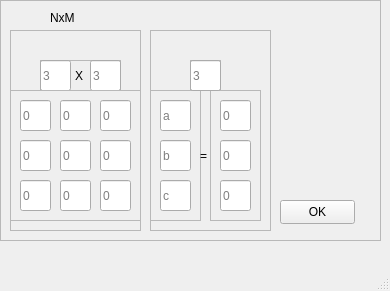
<?xml version="1.0" encoding="UTF-8"?>
<ui version="4.0">
 <class>MainWindow</class>
 <widget class="QMainWindow" name="MainWindow">
  <property name="geometry">
   <rect>
    <x>0</x>
    <y>0</y>
    <width>390</width>
    <height>291</height>
   </rect>
  </property>
  <property name="windowTitle">
   <string>MainWindow</string>
  </property>
  <widget class="QWidget" name="centralwidget">
   <widget class="QFrame" name="frame_2">
    <property name="geometry">
     <rect>
      <x>0</x>
      <y>0</y>
      <width>381</width>
      <height>241</height>
     </rect>
    </property>
    <property name="frameShape">
     <enum>QFrame::StyledPanel</enum>
    </property>
    <property name="frameShadow">
     <enum>QFrame::Raised</enum>
    </property>
    <widget class="QPushButton" name="pushButton">
     <property name="geometry">
      <rect>
       <x>280</x>
       <y>200</y>
       <width>75</width>
       <height>24</height>
      </rect>
     </property>
     <property name="text">
      <string>OK</string>
     </property>
    </widget>
    <widget class="QFrame" name="frame_7">
     <property name="geometry">
      <rect>
       <x>10</x>
       <y>30</y>
       <width>131</width>
       <height>201</height>
      </rect>
     </property>
     <property name="frameShape">
      <enum>QFrame::StyledPanel</enum>
     </property>
     <property name="frameShadow">
      <enum>QFrame::Raised</enum>
     </property>
     <widget class="QFrame" name="frame_5">
      <property name="geometry">
       <rect>
        <x>30</x>
        <y>30</y>
        <width>81</width>
        <height>31</height>
       </rect>
      </property>
      <property name="frameShape">
       <enum>QFrame::StyledPanel</enum>
      </property>
      <property name="frameShadow">
       <enum>QFrame::Raised</enum>
      </property>
      <widget class="QLineEdit" name="lineEdit_16">
       <property name="geometry">
        <rect>
         <x>0</x>
         <y>0</y>
         <width>31</width>
         <height>31</height>
        </rect>
       </property>
       <property name="placeholderText">
        <string>3</string>
       </property>
      </widget>
      <widget class="QLineEdit" name="lineEdit_17">
       <property name="geometry">
        <rect>
         <x>50</x>
         <y>0</y>
         <width>31</width>
         <height>31</height>
        </rect>
       </property>
       <property name="placeholderText">
        <string>3</string>
       </property>
      </widget>
      <widget class="QLabel" name="label_3">
       <property name="geometry">
        <rect>
         <x>35</x>
         <y>0</y>
         <width>21</width>
         <height>31</height>
        </rect>
       </property>
       <property name="text">
        <string>X</string>
       </property>
      </widget>
     </widget>
     <widget class="QFrame" name="frame">
      <property name="geometry">
       <rect>
        <x>0</x>
        <y>60</y>
        <width>131</width>
        <height>131</height>
       </rect>
      </property>
      <property name="frameShape">
       <enum>QFrame::StyledPanel</enum>
      </property>
      <property name="frameShadow">
       <enum>QFrame::Raised</enum>
      </property>
      <widget class="QLineEdit" name="lineEdit_2">
       <property name="geometry">
        <rect>
         <x>50</x>
         <y>10</y>
         <width>31</width>
         <height>31</height>
        </rect>
       </property>
       <property name="placeholderText">
        <string>0</string>
       </property>
      </widget>
      <widget class="QLineEdit" name="lineEdit_7">
       <property name="geometry">
        <rect>
         <x>10</x>
         <y>90</y>
         <width>31</width>
         <height>31</height>
        </rect>
       </property>
       <property name="placeholderText">
        <string>0</string>
       </property>
      </widget>
      <widget class="QLineEdit" name="lineEdit_8">
       <property name="geometry">
        <rect>
         <x>50</x>
         <y>90</y>
         <width>31</width>
         <height>31</height>
        </rect>
       </property>
       <property name="placeholderText">
        <string>0</string>
       </property>
      </widget>
      <widget class="QLineEdit" name="lineEdit">
       <property name="geometry">
        <rect>
         <x>10</x>
         <y>10</y>
         <width>31</width>
         <height>31</height>
        </rect>
       </property>
       <property name="placeholderText">
        <string>0</string>
       </property>
      </widget>
      <widget class="QLineEdit" name="lineEdit_6">
       <property name="geometry">
        <rect>
         <x>90</x>
         <y>50</y>
         <width>31</width>
         <height>31</height>
        </rect>
       </property>
       <property name="placeholderText">
        <string>0</string>
       </property>
      </widget>
      <widget class="QLineEdit" name="lineEdit_3">
       <property name="geometry">
        <rect>
         <x>90</x>
         <y>10</y>
         <width>31</width>
         <height>31</height>
        </rect>
       </property>
       <property name="placeholderText">
        <string>0</string>
       </property>
      </widget>
      <widget class="QLineEdit" name="lineEdit_9">
       <property name="geometry">
        <rect>
         <x>90</x>
         <y>90</y>
         <width>31</width>
         <height>31</height>
        </rect>
       </property>
       <property name="placeholderText">
        <string>0</string>
       </property>
      </widget>
      <widget class="QLineEdit" name="lineEdit_5">
       <property name="geometry">
        <rect>
         <x>50</x>
         <y>50</y>
         <width>31</width>
         <height>31</height>
        </rect>
       </property>
       <property name="placeholderText">
        <string>0</string>
       </property>
      </widget>
      <widget class="QLineEdit" name="lineEdit_4">
       <property name="geometry">
        <rect>
         <x>10</x>
         <y>50</y>
         <width>31</width>
         <height>31</height>
        </rect>
       </property>
       <property name="placeholderText">
        <string>0</string>
       </property>
      </widget>
     </widget>
    </widget>
    <widget class="QFrame" name="frame_6">
     <property name="geometry">
      <rect>
       <x>150</x>
       <y>30</y>
       <width>121</width>
       <height>201</height>
      </rect>
     </property>
     <property name="frameShape">
      <enum>QFrame::StyledPanel</enum>
     </property>
     <property name="frameShadow">
      <enum>QFrame::Raised</enum>
     </property>
     <widget class="QFrame" name="frame_3">
      <property name="geometry">
       <rect>
        <x>0</x>
        <y>60</y>
        <width>51</width>
        <height>131</height>
       </rect>
      </property>
      <property name="frameShape">
       <enum>QFrame::StyledPanel</enum>
      </property>
      <property name="frameShadow">
       <enum>QFrame::Raised</enum>
      </property>
      <widget class="QLineEdit" name="lineEdit_10">
       <property name="geometry">
        <rect>
         <x>10</x>
         <y>10</y>
         <width>31</width>
         <height>31</height>
        </rect>
       </property>
       <property name="placeholderText">
        <string>a</string>
       </property>
      </widget>
      <widget class="QLineEdit" name="lineEdit_11">
       <property name="geometry">
        <rect>
         <x>10</x>
         <y>50</y>
         <width>31</width>
         <height>31</height>
        </rect>
       </property>
       <property name="placeholderText">
        <string>b</string>
       </property>
      </widget>
      <widget class="QLineEdit" name="lineEdit_12">
       <property name="geometry">
        <rect>
         <x>10</x>
         <y>90</y>
         <width>31</width>
         <height>31</height>
        </rect>
       </property>
       <property name="placeholderText">
        <string>c</string>
       </property>
      </widget>
     </widget>
     <widget class="QFrame" name="frame_4">
      <property name="geometry">
       <rect>
        <x>60</x>
        <y>60</y>
        <width>51</width>
        <height>131</height>
       </rect>
      </property>
      <property name="frameShape">
       <enum>QFrame::StyledPanel</enum>
      </property>
      <property name="frameShadow">
       <enum>QFrame::Raised</enum>
      </property>
      <widget class="QLineEdit" name="lineEdit_13">
       <property name="geometry">
        <rect>
         <x>10</x>
         <y>10</y>
         <width>31</width>
         <height>31</height>
        </rect>
       </property>
       <property name="placeholderText">
        <string>0</string>
       </property>
      </widget>
      <widget class="QLineEdit" name="lineEdit_14">
       <property name="geometry">
        <rect>
         <x>10</x>
         <y>50</y>
         <width>31</width>
         <height>31</height>
        </rect>
       </property>
       <property name="placeholderText">
        <string>0</string>
       </property>
      </widget>
      <widget class="QLineEdit" name="lineEdit_15">
       <property name="geometry">
        <rect>
         <x>10</x>
         <y>90</y>
         <width>31</width>
         <height>31</height>
        </rect>
       </property>
       <property name="placeholderText">
        <string>0</string>
       </property>
      </widget>
     </widget>
     <widget class="QLabel" name="label_2">
      <property name="geometry">
       <rect>
        <x>50</x>
        <y>110</y>
        <width>16</width>
        <height>31</height>
       </rect>
      </property>
      <property name="text">
       <string>=</string>
      </property>
     </widget>
     <widget class="QFrame" name="frame_8">
      <property name="geometry">
       <rect>
        <x>40</x>
        <y>30</y>
        <width>31</width>
        <height>31</height>
       </rect>
      </property>
      <property name="frameShape">
       <enum>QFrame::StyledPanel</enum>
      </property>
      <property name="frameShadow">
       <enum>QFrame::Raised</enum>
      </property>
      <widget class="QLineEdit" name="lineEdit_18">
       <property name="geometry">
        <rect>
         <x>0</x>
         <y>0</y>
         <width>31</width>
         <height>31</height>
        </rect>
       </property>
       <property name="placeholderText">
        <string>3</string>
       </property>
      </widget>
     </widget>
    </widget>
    <widget class="QLabel" name="label">
     <property name="geometry">
      <rect>
       <x>50</x>
       <y>10</y>
       <width>49</width>
       <height>16</height>
      </rect>
     </property>
     <property name="text">
      <string>NxM</string>
     </property>
    </widget>
   </widget>
  </widget>
  <widget class="QMenuBar" name="menubar">
   <property name="geometry">
    <rect>
     <x>0</x>
     <y>0</y>
     <width>390</width>
     <height>22</height>
    </rect>
   </property>
  </widget>
  <widget class="QStatusBar" name="statusbar"/>
 </widget>
 <resources/>
 <connections/>
</ui>
